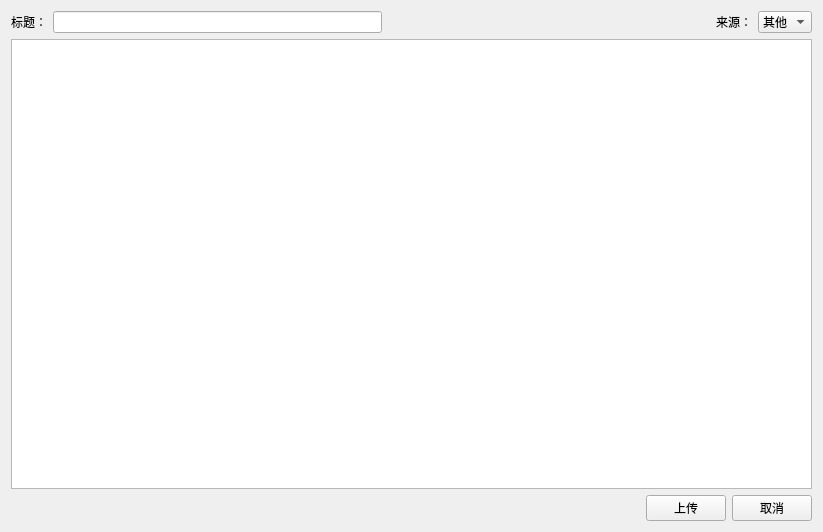
<?xml version="1.0" encoding="UTF-8"?>
<ui version="4.0">
 <class>CJokeEditor</class>
 <widget class="QWidget" name="CJokeEditor">
  <property name="geometry">
   <rect>
    <x>0</x>
    <y>0</y>
    <width>823</width>
    <height>532</height>
   </rect>
  </property>
  <property name="windowTitle">
   <string>Form</string>
  </property>
  <layout class="QVBoxLayout" name="verticalLayout">
   <item>
    <layout class="QHBoxLayout" name="horizontalLayout">
     <item>
      <widget class="QLabel" name="label_6">
       <property name="text">
        <string>标题：</string>
       </property>
      </widget>
     </item>
     <item>
      <widget class="QLineEdit" name="leTitle"/>
     </item>
     <item>
      <spacer name="horizontalSpacer">
       <property name="orientation">
        <enum>Qt::Horizontal</enum>
       </property>
       <property name="sizeHint" stdset="0">
        <size>
         <width>40</width>
         <height>20</height>
        </size>
       </property>
      </spacer>
     </item>
     <item>
      <widget class="QLabel" name="label">
       <property name="text">
        <string>来源：</string>
       </property>
      </widget>
     </item>
     <item>
      <widget class="QComboBox" name="combSource">
       <item>
        <property name="text">
         <string>其他</string>
        </property>
       </item>
       <item>
        <property name="text">
         <string>自创</string>
        </property>
       </item>
      </widget>
     </item>
    </layout>
   </item>
   <item>
    <widget class="QPlainTextEdit" name="plainTextEdit"/>
   </item>
   <item>
    <layout class="QHBoxLayout" name="horizontalLayout_3">
     <item>
      <spacer name="horizontalSpacer_3">
       <property name="orientation">
        <enum>Qt::Horizontal</enum>
       </property>
       <property name="sizeHint" stdset="0">
        <size>
         <width>40</width>
         <height>20</height>
        </size>
       </property>
      </spacer>
     </item>
     <item>
      <widget class="QPushButton" name="btnUpload">
       <property name="text">
        <string>上传</string>
       </property>
      </widget>
     </item>
     <item>
      <widget class="QPushButton" name="btnCancel">
       <property name="text">
        <string>取消</string>
       </property>
      </widget>
     </item>
    </layout>
   </item>
  </layout>
 </widget>
 <resources/>
 <connections/>
</ui>
